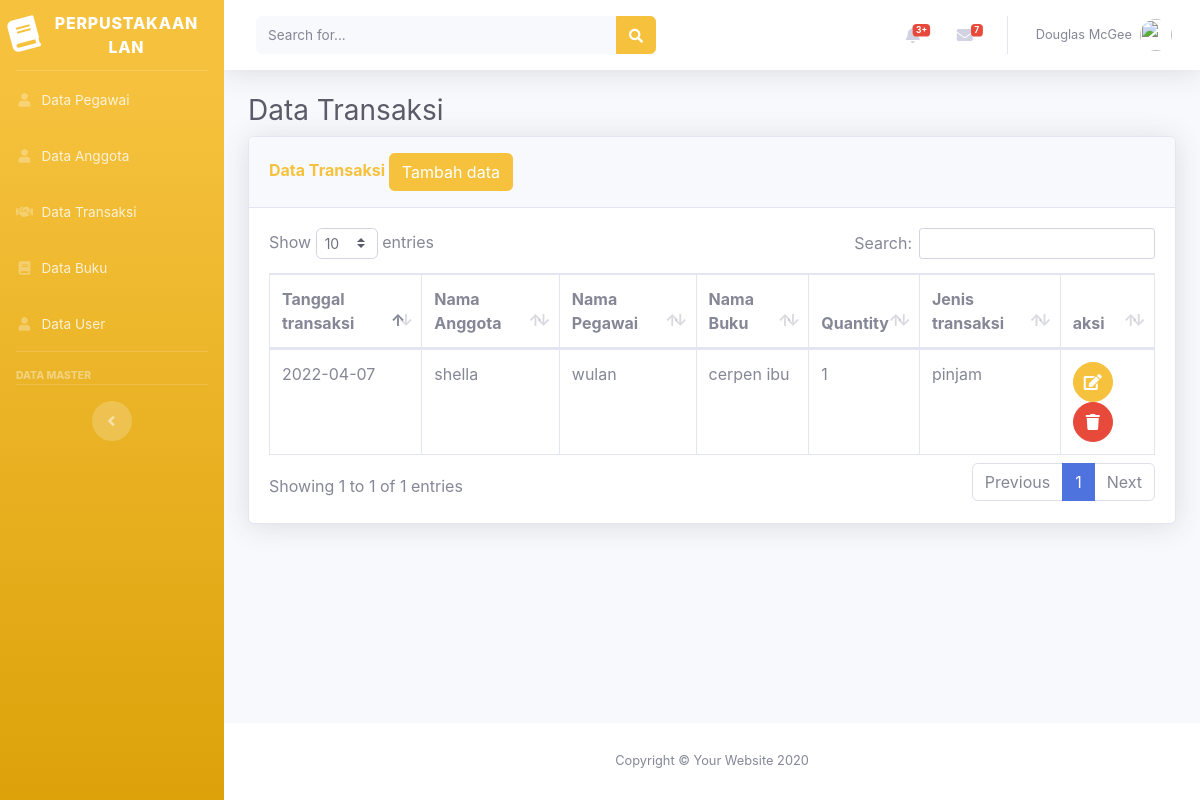
Screenshot of /perpustakaan_Lan/beranda.php?page=transaksi with the database file from the repository.
### tables this page shows
CREATE TABLE `tabel_transaksi` (
  `id_transaksi` int(5) NOT NULL,
  `tanggal_transaksi` date NOT NULL,
  `id_anggota` int(5) NOT NULL,
  `id_pegawai` int(5) NOT NULL,
  `id_buku` int(7) NOT NULL,
  `quantity` int(2) NOT NULL,
  `jenis_transaksi` enum('pinjam','kembali') NOT NULL
);

CREATE TABLE `tabel_anggota` (
  `id_anggota` int(5) NOT NULL,
  `nama_anggota` varchar(50) NOT NULL,
  `jenis_kelamin` varchar(15) NOT NULL,
  `alamat` text NOT NULL,
  `no_hp` varchar(20) NOT NULL
);

CREATE TABLE `tabel_pegawai` (
  `id_pegawai` int(5) NOT NULL,
  `nama_pegawai` varchar(50) NOT NULL,
  `jenis_kelamin` enum('l','p') NOT NULL,
  `alamat` text NOT NULL,
  `no_hp` varchar(20) NOT NULL,
  `jabatan` varchar(30) NOT NULL
);

CREATE TABLE `tabel_buku` (
  `id_buku` int(7) NOT NULL,
  `isbn` varchar(30) NOT NULL,
  `nama_buku` varchar(50) NOT NULL,
  `penulis` varchar(50) NOT NULL,
  `penerbit` varchar(50) NOT NULL,
  `tahun_terbit` year(4) NOT NULL
);

### perpustakaan_Lan/views/transaksi/transaksi.php (the view, shortened to what this page needs)
<div class="container-fluid">
    <h1 class="h3 mb-2 text-gray-800">Data Transaksi</h1>
    <div class="card shadow mb-4">
        <div class="card-header py-3">
            <h6 class="m-0 font-weight-bold text-warning">Data Transaksi
            <a href="beranda.php?page=transaksi&aksi=add">
                <button class= "btn btn-warning">Tambah data</button>
                </a>
            </h6>
        </div>
        <div class="card-body">
            <div class="table-responsive">
                <table class="table table-bordered" id="dataTable" width="100%" cellspacing="0">
                    <thead>
                    <tr>
                            <th>Tanggal transaksi</th>
                            <th>Nama Anggota</th>
                            <th>Nama Pegawai</th>
                            <th>Nama Buku</th>
                            <th>Quantity</th>
                            <th>Jenis transaksi</th>
                            <th>aksi</th>
                        </tr>
                    </thead>
                    <tbody>
                    <?php
                            $sql = "select * from tabel_transaksi a left join tabel_anggota b on a.id_anggota = b.id_anggota
                                   left join tabel_pegawai c on a.id_pegawai = c.id_pegawai
                                   left join tabel_buku d on a.id_buku = a.id_buku ";
                            $show = $db->query($sql);
                            foreach($show as $agt):
                       ?>
                        <tr>
                            <td><?php echo $agt["tanggal_transaksi"]?></td>
                            <td><?php echo $agt["nama_anggota"]?></td>
                            <td><?php echo $agt["nama_pegawai"]?></td>
                            <td><?php echo $agt["nama_buku"]?></td>
                            <td><?php echo $agt["quantity"]?></td>
                            <td><?php echo $agt["jenis_transaksi"]?></td>
                            <td>
                <a href="beranda.php?page=transaksi&aksi=edit&id=<?php echo $agt['id_transaksi']?>"
                    class="btn btn-warning btn-circle">
                    <i class="fas fa-edit"></i>
                </a>
                <a href="model/transaksi/prosesdeletetransaksi.php?id=<?php echo $agt['id_transaksi']?>"
                    class="btn btn-danger btn-circle">
                    <i class="fas fa-trash"></i>
                </a>
            </td>
                        <?php endforeach ; ?>
                    </tbody>
                </table>
            </div>
        </div>
    </div>
</div>

### rows the page displays
tabel_transaksi: tanggal_transaksi "2022-04-07", id_anggota.nama_anggota "shella", id_pegawai.nama_pegawai "wulan", id_buku.nama_buku "cerpen ibu", quantity "1", jenis_transaksi "pinjam"
